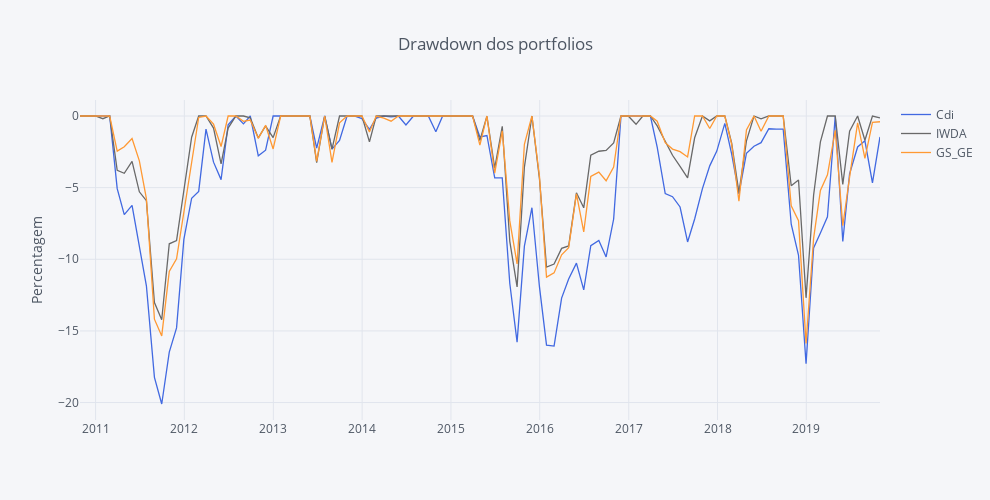

The notebook cell this image was saved under:
### Code cell
#### Computing Drawdowns ####
DD = round(compute_drawdowns(fundos_norm), 2)

DD.iplot(kind='scatter', title='Drawdown dos portfolios', yTitle='Percentagem', colors=['royalblue', 'dimgray', 'orange'], dimensions=dimensions)
